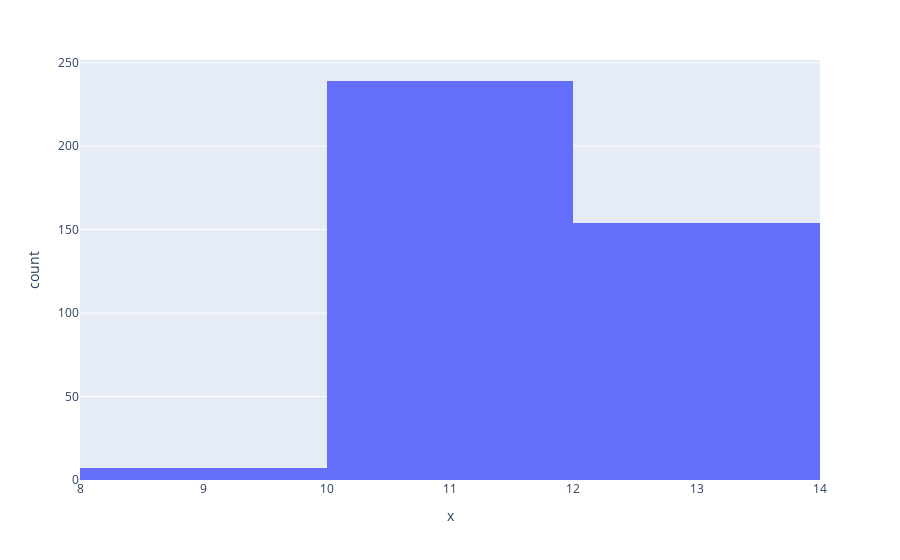

The code cell stored with this chart in its notebook:
### Markdown cell above
And if we plot it, we can see it is **left skewed**: the tail is pointing towards the left.

### Code cell
px.histogram(left_skewed, x="x", nbins = 2)

### Figure 1 — Plotly figure (JSON) as saved in the notebook; plotly's stock layout.template omitted (floating-point values rounded to 4 significant figures; data arrays with more than 128 entries replaced by an {"elided": "..."} marker saying what was removed)
{"data": [{"alignmentgroup": "True", "bingroup": "x", "hovertemplate": "x=%{x}<br>count=%{y}<extra></extra>", "legendgroup": "", "marker": {"color": "#636efa"}, "name": "", "nbinsx": 2, "offsetgroup": "", "orientation": "v", "showlegend": false, "type": "histogram", "x": {"elided": "400 float values"}, "xaxis": "x", "yaxis": "y"}], "layout": {"barmode": "relative", "legend": {"tracegroupgap": 0}, "margin": {"t": 60}, "xaxis": {"anchor": "y", "domain": [0, 1], "title": {"text": "x"}}, "yaxis": {"anchor": "x", "domain": [0, 1], "title": {"text": "count"}}}}
